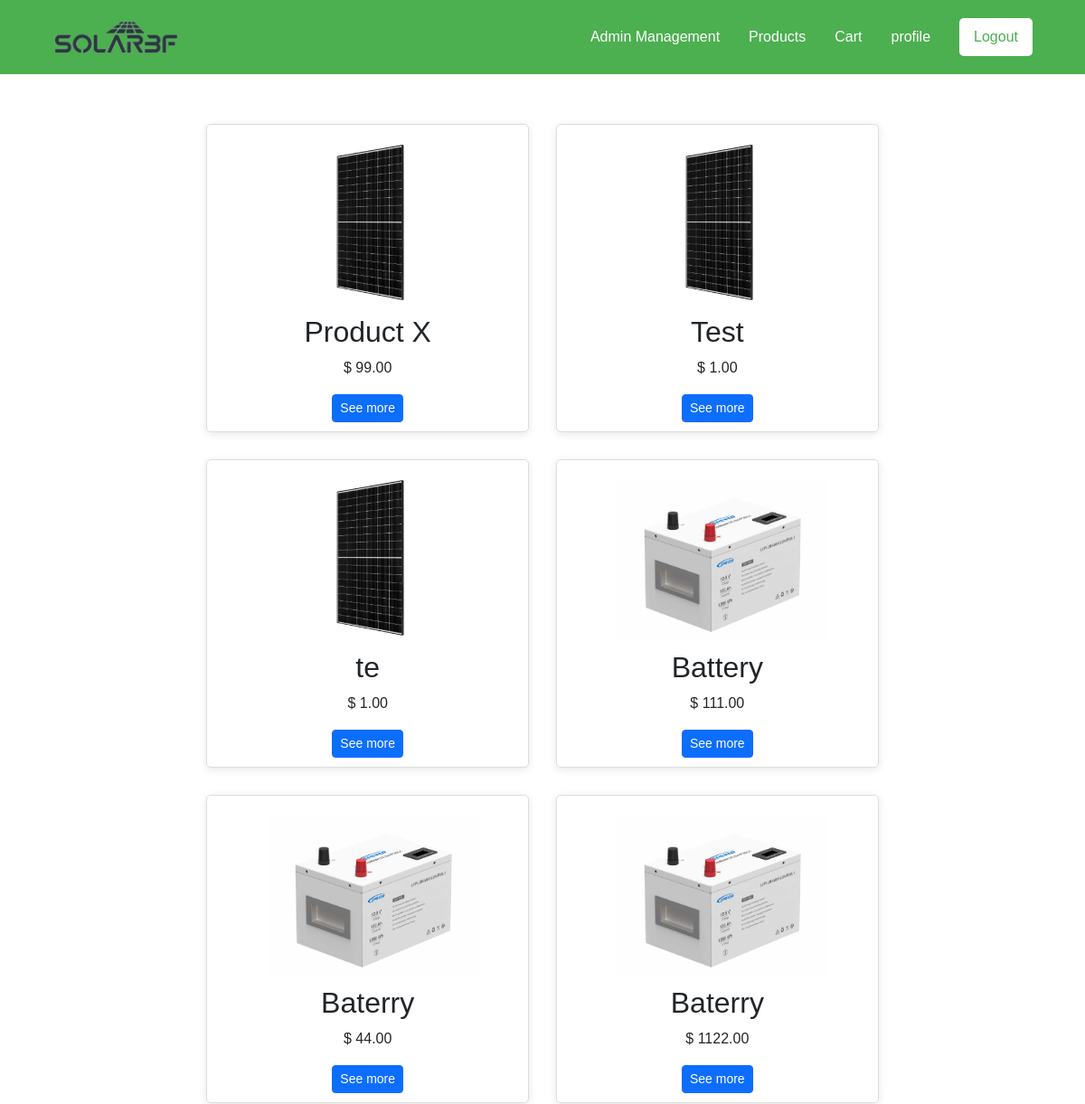
The page /products/ (signed in, upper part) on the database as committed earlier.
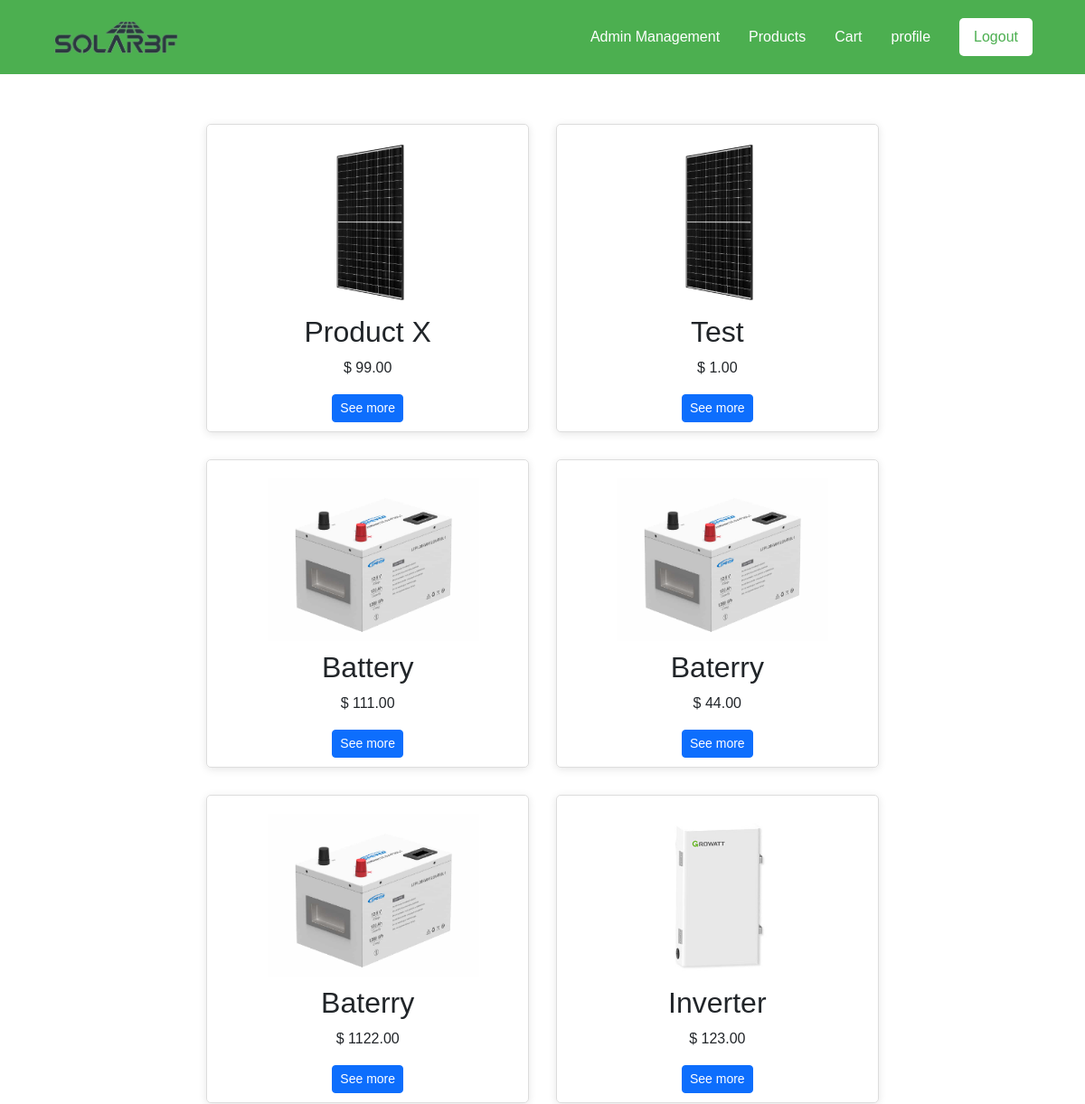
The same page on the database as committed later.
### products/models.py (models this page shows, shortened)
class Product(models.Model):
    name = models.CharField(max_length=255)
    description = models.TextField()
    price = models.DecimalField(max_digits=10, decimal_places=2)
    stock = models.PositiveIntegerField()
    category = models.ForeignKey(Category, on_delete=models.CASCADE)
    image = models.ImageField(upload_to='product_images/', blank=False, null=False)
    created_at = models.DateTimeField(auto_now_add=True)

### products/views.py (the view)
# urls.py: path('', views.productView, name='orders'),
@login_required
def productView(request):
    products = Product.objects.all()
    return render(request, 'store/products.html', {
        'products': products,
    })

### templates/store/products.html (shortened to what this page needs)
{% extends 'base.html' %}
{% load static %}
{% block style %}
    <link rel="stylesheet" href="{% static 'css/product.css' %}"/>
{% endblock %}
{% block content %}
    {% if user.is_authenticated %}
    <div class="product-list">
        {% for product in products %}
            <div class="product-item">
                <img src="{{ product.image.url }}" alt="{{ product.name }}">
                <h2>{{ product.name }}</h2>
                <p> $ {{ product.price }}</p>
                <button class="btn btn-sm btn-primary" data-toggle="modal" data-target="#productModal{{ forloop.counter }}">See more</button>
            </div>
        {% empty %}
            <p>No products available.</p>
        {% endfor %}
    </div>
    {% else %}
        <script>
            window.location.href = "{% url 'home' %}";
        </script>
    {% endif %}
{% endblock %}

Rows that differ between the two databases and show on the page:
removed Product: image (picture), name "te", price "1.00"
now on this page (row unchanged): Product: image (picture), name "Inverter", price "123.00"
